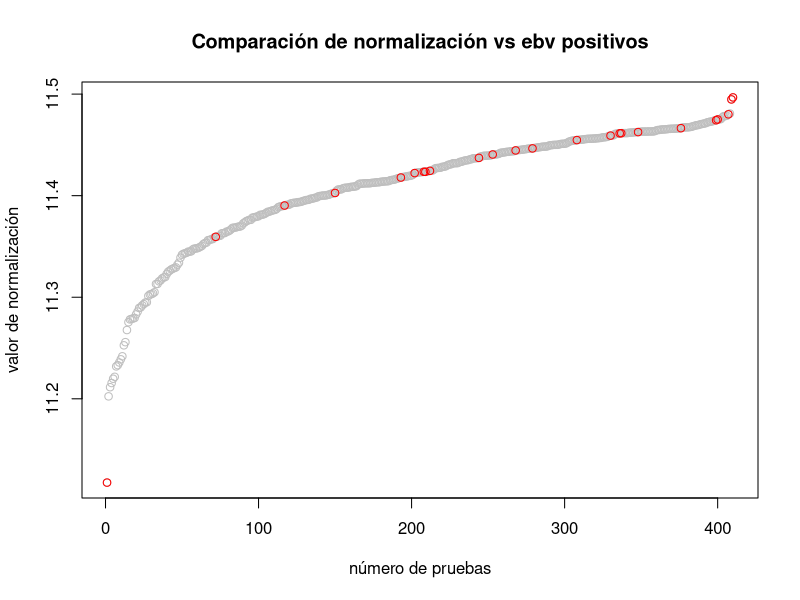

Write R code to recreate this figure.
## ---- chunk 1
library(ggplot2)

#se cargan las bases, en esta parte es posible modificarlo con la dirección donde se encuentran los archivos .txt
data3 <- scan("dataexample/bart6n2.txt", what = list(nombre= "", valor = 0))  
data4 <- scan("dataexample/ebvposbart6n2.txt", what = list(nombre = "", valor = 0))

#se convierten a data frame para poder manejarlas
data3 <- data.frame(data3) 
data4 <- data.frame(data4)

#se buscan las coincidencias de ambas bases para encontrar los ebv positivos y marcarlos con un TRUE
coincidencias <- merge(data3, data4, by = "nombre", all.x = TRUE)
coincidencias$es_coin <- ! is.na(coincidencias$valor.y)
coincidencias <- subset(coincidencias, select = -valor.y)
coincidencias <- coincidencias[order(coincidencias$valor.x),]

#Se grafican los datos, cuando coincide en TRUE, los puntos se marcarán de color rojo para poder ser identificados
plot(coincidencias$valor.x, col = "gray", xlab = "número de pruebas", ylab = "valor de normalización", main = "Comparación de normalización vs ebv positivos")
points(which(coincidencias$es_coin), coincidencias$valor.x[coincidencias$es_coin], col = "red")

#Para corroborar que todos los puntos de interés fueron comprobados, se imprime la cantidad de coincidencias encontradas
match_val1 <- intersect(data3$nombre, data4$nombre)
puntos_comunes1 <- length(match_val1)
cat("Número de puntos coincidentes:", puntos_comunes1, "\n")
